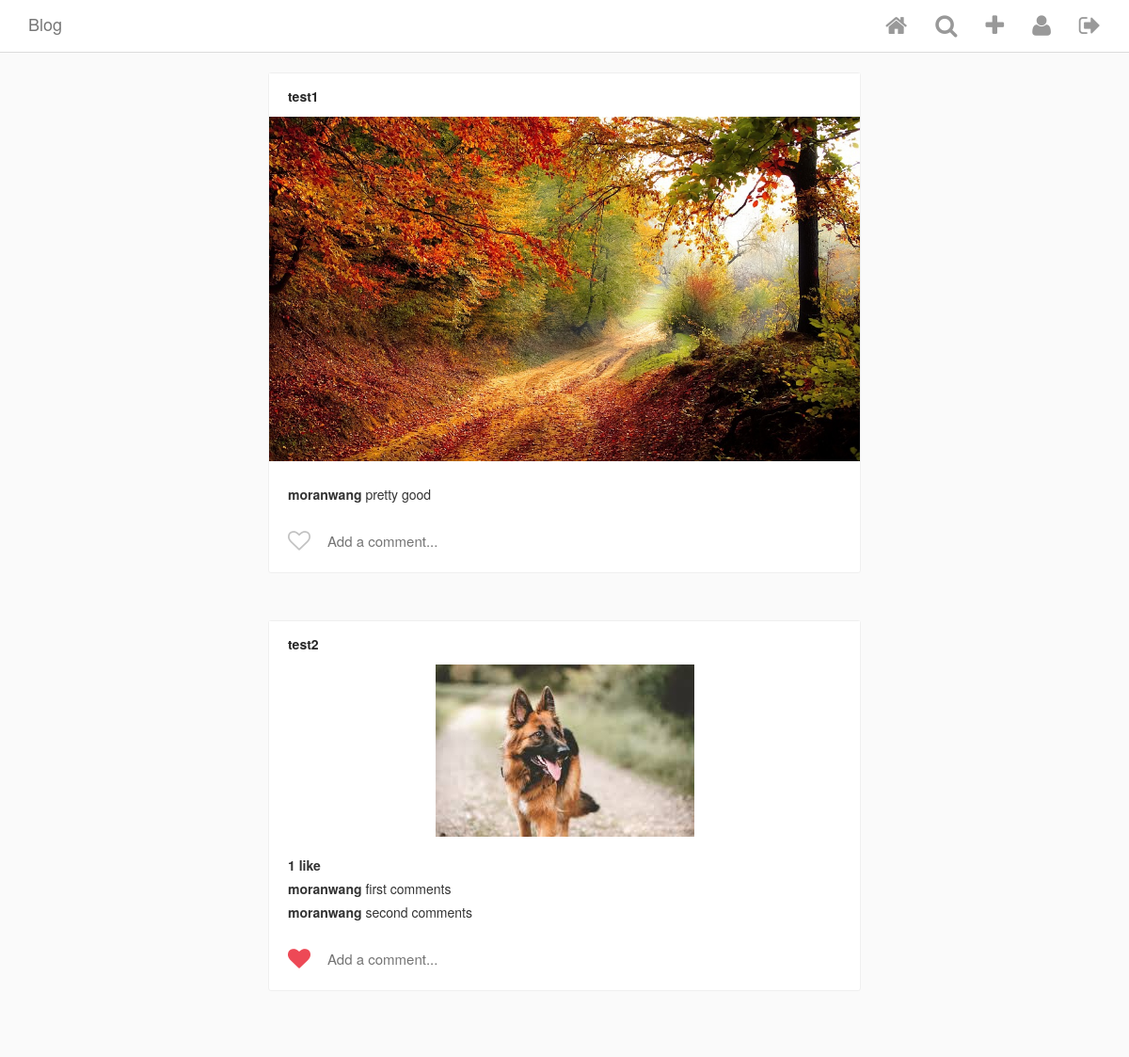
The app's page / (signed in) with its own data.
### Insta/models.py (models this page shows, shortened)
class Post(models.Model):
    author = models.ForeignKey( # a foreign key indicate a Many-To-One relationship
        InstaUser, #foreign key is InstaUser
        blank=True,
        null=True,
        on_delete=models.CASCADE, # delete this author will delete all his posts
        related_name='posts', # we can use author.posts to get all posts belong to this user
        )
    title = models.TextField(blank=True, null=True)
    image = ProcessedImageField(
        upload_to='static/images/posts',
        format='JPEG',
        options={'quality': 100},
        blank=True,
        null=True,
        )
    posted_on = models.DateTimeField(
        auto_now_add=True,
        editable=False,
    )
    def get_like_count(self):
        return self.likes.count()

class InstaUser(AbstractUser):
    profile_pic = ProcessedImageField(
        upload_to='static/images/profiles',
        format='JPEG',
        options={'quality':100},
        blank=True,
        null=True
        )

class Comment(models.Model):
    post = models.ForeignKey(Post, on_delete=models.CASCADE, related_name='comments',)
    user = models.ForeignKey(InstaUser, on_delete=models.CASCADE)
    comment = models.CharField(max_length=100)
    posted_on = models.DateTimeField(auto_now_add=True, editable=False)

### Insta/views.py (the view)
# urls.py: path('', PostsView.as_view(), name='posts'),
class PostsView(LoginRequiredMixin,ListView):
    model = Post
    template_name = 'index.html'
    login_url = 'signup'
    def get_queryset(self):
        current_user = self.request.user
        following = set()
        for conn in UserConnection.objects.filter(creator=current_user).select_related('following'):
            following.add(conn.following)
        return Post.objects.filter(author__in=following)

### Insta/templatetags/custom_tags.py (called while the page is built)
@register.simple_tag
def has_user_liked_post(post, user):
    try:
        like = Like.objects.get(post=post, user=user)
        return "fa-heart"
    except:
        return "fa-heart-o"

@register.simple_tag(takes_context=True)
def active(context, pattern_or_urlname):
    try:
        pattern = reverse(pattern_or_urlname)
    except NoReverseMatch:
        pattern = pattern_or_urlname
    path = context['request'].path
    if re.search(pattern, path):
        return 'active'
    return ''

### template/index.html (shortened to what this page needs)
{% extends "base.html" %}
{% load custom_tags %}
{% block content %}
<div class="cards-listing">
    {% for post in object_list %}
        <div class="row">
            <div class="card view-update {{ post.pk }}">
                <div class="card__panel-head">
                    <div class="poster__info">
                        <a href="{% url 'user_detail' post.author.id %}" class="poster__name">
                            {{ post.author.username }}
                        </a>
                    </div>
                </div>
                <a href="{% url 'post_detail' post.pk %}">
                    <img class="card__main-image" src="/{{ post.image }}">
                </a>
                <div class="card__panel-body">
                    <div class="likes">
                        {% if post.get_like_count %}
                            {{ post.get_like_count }} like{% if post.get_like_count > 1 %}s{% endif %}
                        {% endif %}
                    </div>
                    <ul class="comment-list">
                        {% for comment in post.comments.all %}
                        <li class="comment-list__comment">
                            <a href="{% url 'user_detail' comment.user.pk %}" class="user">
                                {{ comment.user.username }}
                            </a>
                            <span class="comment">{{ comment.comment }}</span>
                        </li>
                        {% endfor %}
                    </ul>
                    <section class="input-row">
                        <i class="fa {% has_user_liked_post post user %} submit-like" aria-hidden="true"></i>
                        <div class="comment-input-wrapper">
                            <input class="add-comment" type="text" placeholder="Add a comment...">
                        </div>
                    </section>
                </div>
            </div>
        </div>
    {% endfor %}
</div>
{% endblock content %}

### static/css/style.css (style rules this page uses)
html { height: 100%; }
body { min-height: 100%; background-color: #fafafa; }
.cards-listing { max-width: 600px; width: 100%; margin: 20px auto; }
.card { background-color: #fff; margin-bottom: 50px; border: 1px solid #efefef; border-radius: 3px; }
.card__panel-head { background: #fff; padding: 14px 20px 12px; }
.card__panel-head .poster__name { color: #262626; font-weight: bold; }
.card__main-image { max-width: 100%; max-height: 600px; height: auto; margin: 0 auto; display: block; }
.card__panel-body { padding: 20px; padding-bottom: 0; }
.card__panel-body a { color: #333; }
.card__panel-body .likes { font-weight: bold; margin-bottom: 5px; }
.comment-list { list-style: none; margin: 0; padding: 0; }
.comment-list__comment { margin-top: 5px; margin-bottom: 5px; }
.comment-list__comment .user { color: #333; font-weight: bold; }
.input-row { position: relative; display: flex; align-items: center; height: 68px; padding-left: 40px; }
.input-row .submit-like { cursor: pointer; position: absolute; top: 32%; left: 0; color: #C2C2C2; font-size: 24px; }
.input-row .submit-like.fa-heart { color: #ED4956; }
.input-row .comment-input-wrapper { display: inline-block; color: #262626; font-size: 15px; width: 100%; }
.input-row .comment-input-wrapper input { width: 100%; border: none; outline: none; }

### records on screen
Post: author.username "test1", image (picture)
Comment: user.username "moranwang", comment "pretty good"
Post: author.username "test2", image (picture), get_like_count "1"
Comment: user.username "moranwang", comment "first comments"
Comment: user.username "moranwang", comment "second comments"
